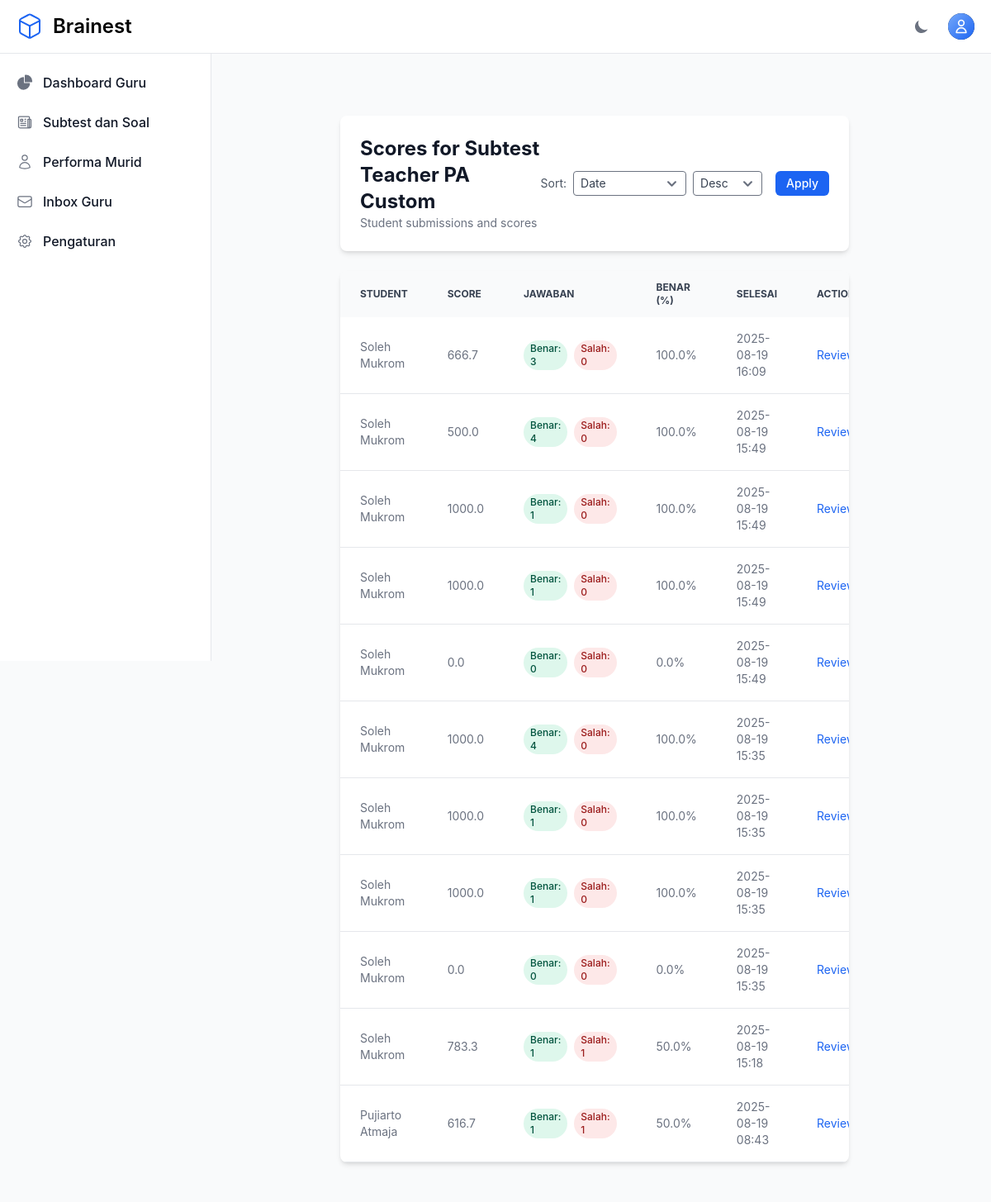
Before: /teacher/categories/41/scores/ (signed in) with the older database file.
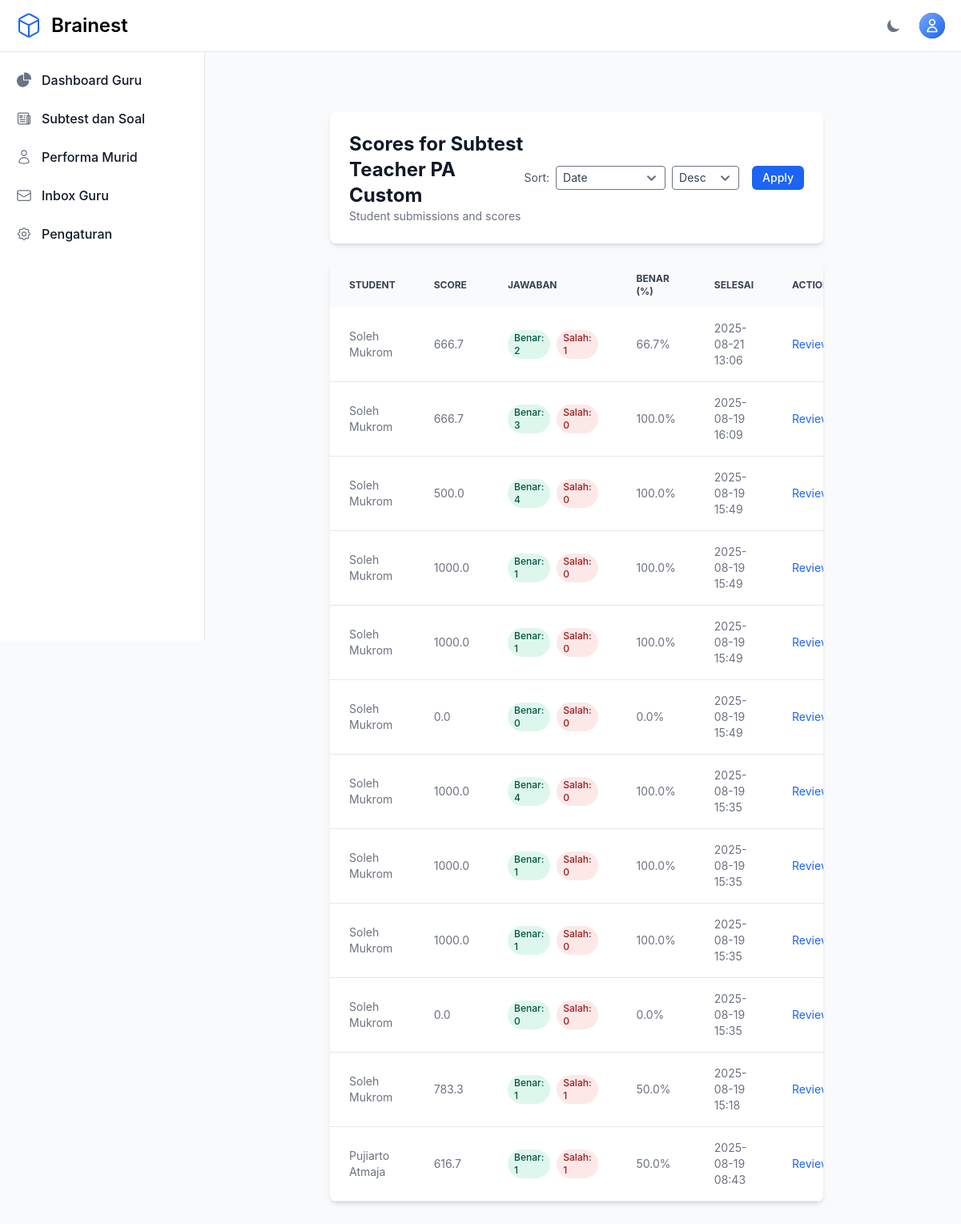
After: the same page with the newer database file.
### otosapp/models.py (models this page shows, shortened)
class Category(models.Model):
    SCORING_METHODS = [
        ('default', 'Default (100/jumlah soal)'),
        ('custom', 'Custom (nilai per soal)'),
        ('utbk', 'UTBK (difficulty-based)'),
    ]
    category_name = models.CharField(max_length=200)
    time_limit = models.IntegerField(default=60, help_text="Time limit in minutes (default: 60 minutes)")
    scoring_method = models.CharField(max_length=10, choices=SCORING_METHODS, default='default')
    passing_score = models.FloatField(default=75.0, help_text="Minimum score required to pass (0-100)")
    created_by = models.ForeignKey(
        User,
        on_delete=models.SET_NULL,
        null=True,
        blank=True,
        related_name='categories_created',
        help_text='Teacher who created this category'
    )
    teachers = models.ManyToManyField(
        User,
        related_name='teaching_categories',
        blank=True,
        help_text='Additional teachers assigned to this category'
    )

class Test(models.Model):
    student = models.ForeignKey(
        User, on_delete=models.CASCADE,
        limit_choices_to={'userprofile__role__role_name': 'Student'},
        related_name="tests"
    )
    score = models.FloatField(default=0, verbose_name="Score")
    date_taken = models.DateTimeField(auto_now_add=True, verbose_name="Date Taken")
    start_time = models.DateTimeField(null=True, blank=True, verbose_name="Test Start Time")
    end_time = models.DateTimeField(null=True, blank=True, verbose_name="Test End Time")
    time_limit = models.IntegerField(default=60, verbose_name="Time Limit (minutes)")
    is_submitted = models.BooleanField(default=False, verbose_name="Is Submitted")
    categories = models.ManyToManyField(Category, related_name="tests", blank=True)
    tryout_package = models.ForeignKey(
        TryoutPackage,
        on_delete=models.CASCADE,
        null=True,
        blank=True,
        help_text="Paket tryout yang digunakan (jika ada)"
    )
    current_question = models.IntegerField(default=1, verbose_name="Current Question Index")

class User(AbstractUser):
    email = models.EmailField(unique=True)
    phone_number = models.CharField(max_length=20, null=True, blank=True, verbose_name='Phone Number')
    USERNAME_FIELD = 'email'
    REQUIRED_FIELDS = ['username']
    role = models.ForeignKey('Role', on_delete=models.SET_NULL, null=True)
    profile_picture = models.ImageField(upload_to='profile_pictures/', null=True, blank=True)
    groups = models.ManyToManyField(
        Group,
        related_name="custom_user_set",  # Add a custom related name here
        blank=True,
        help_text="The groups this user belongs to.",
        verbose_name="groups"
    )
    user_permissions = models.ManyToManyField(
        Permission,
        related_name="custom_user_permissions",  # Add a custom related name here
        blank=True,
        help_text="Specific permissions for this user.",
        verbose_name="user permissions"
    )
    def is_admin(self):
        return self.role and self.role.role_name == 'Admin'

### otosapp/views.py (the view, shortened to what this page needs)
# urls.py: path('teacher/categories/<int:category_id>/scores/', views.teacher_view_student_scores, name='teacher_view_student_scores'),
@login_required
@admin_or_teacher_required
def teacher_view_student_scores(request, category_id):
    category = get_object_or_404(Category, id=category_id)
    if not (request.user.is_admin() or category.created_by == request.user):
        raise PermissionDenied
    tests_qs = Test.objects.filter(
        categories=category,
        is_submitted=True
    ).select_related('student').distinct()
    tests_qs = tests_qs.annotate(
        correct_count_ann=Count(
            'answers',
            filter=Q(answers__question__category=category) & (
                Q(answers__selected_choice__is_correct=True) |
                Q(answers__question__question_type='essay', answers__text_answer__isnull=False)
            ),
            distinct=True
        ),
        wrong_count_ann=Count(
            'answers',
            filter=Q(answers__question__category=category) & (
                Q(answers__selected_choice__is_correct=False) |
                Q(answers__question__question_type='essay', answers__text_answer__isnull=True)
            ),
            distinct=True
        ),
    )
    sort = request.GET.get('sort', 'date')
    order = request.GET.get('order', 'desc')
    if sort == 'score':
        sort_field = 'score'
    elif sort == 'correct':
        sort_field = 'correct_count_ann'
    else:
        sort_field = 'date_taken'
    if order == 'asc':
        tests_qs = tests_qs.order_by(sort_field)
    else:
        tests_qs = tests_qs.order_by('-' + sort_field)
    paginator = Paginator(tests_qs, 15)
    page = request.GET.get('page')
    try:
        tests_page = paginator.page(page)
    except PageNotAnInteger:
        tests_page = paginator.page(1)
    except EmptyPage:
        tests_page = paginator.page(paginator.num_pages)
    for test in tests_page:
        test.correct_count = getattr(test, 'correct_count_ann', None)
        test.wrong_count = getattr(test, 'wrong_count_ann', None)
        total_answered = (test.correct_count or 0) + (test.wrong_count or 0)
        if total_answered > 0:
            try:
                test.percent_correct = round((test.correct_count / total_answered) * 100, 1)
            except Exception:
                test.percent_correct = 0.0
        else:
            test.percent_correct = 0.0
    return render(request, 'teacher/student_scores.html', {'tests': tests_page, 'category': category})

### otosapp/context_processors.py (called while the page is built)
def sidebar_context(request):
    context = {}
    if request.user.is_authenticated and (request.user.is_superuser or request.user.is_admin()):
        pending_payments_count = PaymentProof.objects.filter(status='pending').count()
        context['pending_payments_count'] = pending_payments_count
    return context

### otosapp/templates/teacher/student_scores.html (shortened to what this page needs)
{% extends 'base.html' %}
{% block content %}
<section class="bg-gray-50 dark:bg-gray-900 p-3 sm:p-5 antialiased">
  <div class="mx-auto max-w-screen-xl px-4 lg:px-12">
    <div class="bg-white dark:bg-gray-800 relative shadow-md sm:rounded-lg overflow-hidden mb-6">
      <div class="p-6 flex items-center justify-between">
        <div>
          <h1 class="text-2xl font-bold text-gray-900 dark:text-white">Scores for {{ category.category_name }}</h1>
          <p class="text-sm text-gray-500 dark:text-gray-400">Student submissions and scores</p>
        </div>
        <form method="get" class="flex items-center gap-2">
          <label class="text-sm text-gray-600 dark:text-gray-300">Sort:</label>
          <select name="sort" class="rounded px-2 py-1 text-sm bg-white dark:bg-gray-700 text-gray-700 dark:text-gray-200">
            <option value="date" {% if request.GET.sort == 'date' or not request.GET.sort %}selected{% endif %}>Date</option>
          </select>
          <select name="order" class="rounded px-2 py-1 text-sm bg-white dark:bg-gray-700 text-gray-700 dark:text-gray-200">
            <option value="desc" {% if request.GET.order == 'desc' or not request.GET.order %}selected{% endif %}>Desc</option>
          </select>
          <button type="submit" class="ml-2 inline-flex items-center px-3 py-1.5 border border-transparent text-sm leading-4 font-medium rounded-md text-white bg-blue-600 hover:bg-blue-700">Apply</button>
        </form>
      </div>
    </div>
    <div class="bg-white dark:bg-gray-800 relative shadow-md sm:rounded-lg overflow-hidden">
      <div class="overflow-x-auto">
        <table class="w-full text-sm text-left text-gray-500 dark:text-gray-400">
          <thead class="text-xs text-gray-700 uppercase bg-gray-50 dark:bg-gray-700 dark:text-gray-400">
            <tr>
              <th class="px-6 py-3">Student</th>
              <th class="px-6 py-3">Score</th>
              <th class="px-6 py-3">Jawaban</th>
              <th class="px-6 py-3">Benar (%)</th>
              <th class="px-6 py-3">Selesai</th>
              <th class="px-6 py-3">Actions</th>
            </tr>
          </thead>
          <tbody>
            {% for test in tests %}
            <tr class="border-b dark:border-gray-700 hover:bg-gray-50 dark:hover:bg-gray-700 transition-colors">
              <td class="px-6 py-4">
                {% if test.student.get_full_name %}
                  {{ test.student.get_full_name }}
                {% elif test.student.email %}
                  {{ test.student.email }}
                {% elif test.student.phone_number %}
                  {{ test.student.phone_number }}
                {% else %}
                  -
                {% endif %}
              </td>
              <td class="px-6 py-4">{{ test.score|floatformat:1 }}</td>
              <td class="px-6 py-4">
                <div class="flex gap-2 items-center">
                  <span class="inline-flex items-center px-2 py-0.5 rounded-full text-xs font-medium bg-green-100 text-green-800 dark:bg-green-800 dark:text-green-100">Benar: {{ test.correct_count }}</span>
                  <span class="inline-flex items-center px-2 py-0.5 rounded-full text-xs font-medium bg-red-100 text-red-800 dark:bg-red-800 dark:text-red-100">Salah: {{ test.wrong_count }}</span>
                </div>
              </td>
                <td class="px-6 py-4">{{ test.percent_correct }}%</td>
                <td class="px-6 py-4">{{ test.date_taken|date:"Y-m-d H:i" }}</td>
              <td class="px-6 py-4">
                <a href="{% url 'teacher_test_review' category.id test.id %}" class="text-sm text-blue-600 hover:underline">Review</a>
              </td>
            </tr>
            {% endfor %}
          </tbody>
        </table>
      </div>
    </div>
  </div>
</section>
{% endblock %}

### otosapp/templates/base.html (shortened to what this page needs)
{% load static %}
<!DOCTYPE html>
<html lang="en">
<head>
    <link rel="stylesheet" href="{% static 'src/output.css' %}">>
</head>
<body class="min-h-screen bg-gray-50 dark:bg-gray-900">
    <nav class="fixed top-0 z-50 w-full bg-white border-b border-gray-200 dark:bg-gray-800 dark:border-gray-700">
        <div class="px-3 py-3 lg:px-5 lg:pl-3">
          <div class="flex items-center justify-between">
            <div class="flex items-center justify-start rtl:justify-end">
              <a href="{% url 'home' %}" class="flex ms-2 md:me-24 items-center">
                <span class="self-center text-xl font-semibold sm:text-2xl whitespace-nowrap dark:text-white">Brainest</span>
              </a>
            </div>
            <div class="flex items-center">
               <button id="theme-toggle" type="button" class="text-gray-500 dark:text-gray-400 hover:bg-gray-100 dark:hover:bg-gray-700 focus:outline-none focus:ring-4 focus:ring-gray-200 dark:focus:ring-gray-700 rounded-lg text-sm p-2.5">
                  <svg id="theme-toggle-dark-icon" class="hidden w-5 h-5" fill="currentColor" viewBox="0 0 20 20" xmlns="http://www.w3.org/2000/svg"><path d="M17.293 13.293A8 8 0 016.707 2.707a8.001 8.001 0 1010.586 10.586z"></path></svg>
              </button>
               {% if user.is_authenticated %}
                <div class="flex items-center ms-3">
                  <div class="relative">
                    <button type="button" class="flex text-sm bg-gray-800 rounded-full focus:ring-4 focus:ring-gray-300 dark:focus:ring-gray-600" aria-expanded="false" data-dropdown-toggle="dropdown-user">
                      {% if user.profile_picture %}
                        <img class="w-8 h-8 rounded-full object-cover" src="{{ user.profile_picture.url }}" alt="user photo">
                      {% else %}
                        <div class="w-8 h-8 rounded-full bg-gradient-to-br from-blue-400 to-blue-600 flex items-center justify-center">
                          <svg class="w-5 h-5 text-white" fill="none" stroke="currentColor" stroke-width="2" viewBox="0 0 24 24">
                            <path stroke-linecap="round" stroke-linejoin="round" d="M16 7a4 4 0 11-8 0 4 4 0 018 0zM12 14a7 7 0 00-7 7h14a7 7 0 00-7-7z"></path>
                          </svg>
                        </div>
                      {% endif %}
                    </button>
                  </div>
                </div>
                {% endif %}
              </div>
          </div>
        </div>
      </nav>
    {% if user.is_authenticated and request.path != '/otosapp/login/' and request.path != '/otosapp/register/' %}
    {% include 'sidebar.html' %}
    {% endif %}
    <div class="flex pt-16" >
        <main class="{% if user.is_authenticated and request.path != '/otosapp/login/' and request.path != '/otosapp/register/' %}sm:pl-64{% endif %} flex-grow container mx-auto px-4 py-8">
            {% block content %}{% endblock %}
        </main>
    </div>
</body>
</html>

### otosapp/templates/sidebar.html (shortened to what this page needs)
{% load static %}
<aside id="logo-sidebar" class="fixed top-0 left-0 z-40 w-64 h-screen pt-20 transition-transform -translate-x-full bg-white border-r border-gray-200 sm:translate-x-0 dark:bg-gray-800 dark:border-gray-700" aria-label="Sidebar">
    <div class="h-full px-3 pb-4 overflow-y-auto bg-white dark:bg-gray-800">
       <ul class="space-y-2 font-medium">
         {% if user.role.role_name == 'Teacher' %}
         <li>
             <a href="{% url 'home' %}" class="flex items-center p-2 text-gray-900 rounded-lg dark:text-white hover:bg-gray-100 dark:hover:bg-gray-700 group">
                <span class="ms-3">Dashboard Guru</span>
             </a>
          </li>
          <li>
             <a href="{% url 'teacher_category_list' %}" class="flex items-center p-2 text-gray-900 rounded-lg dark:text-white hover:bg-gray-100 dark:hover:bg-gray-700 group">
               <span class="flex-1 ms-3 whitespace-nowrap">Subtest dan Soal</span>
             </a>
          </li>
         <li>
            <a href="{% url 'teacher_student_list' %}" class="flex items-center p-2 text-gray-900 rounded-lg dark:text-white hover:bg-gray-100 dark:hover:bg-gray-700 group">
               <span class="flex-1 ms-3 whitespace-nowrap">Performa Murid</span>
            </a>
         </li>
          <li>
            <a href="{% url 'message_inbox' %}" class="flex items-center p-2 text-gray-900 rounded-lg dark:text-white hover:bg-gray-100 dark:hover:bg-gray-700 group">
               <span class="flex-1 ms-3 whitespace-nowrap">Inbox Guru</span>
            </a>
         </li>
         <li>
            <a href="{% url 'settings' %}" class="flex items-center p-2 text-gray-900 rounded-lg dark:text-white hover:bg-gray-100 dark:hover:bg-gray-700 group">
               <span class="flex-1 ms-3 whitespace-nowrap">Pengaturan</span>
            </a>
         </li>
         {% endif %}
       </ul>
    </div>
 </aside>

Changed rows visible on the page:
added Test: student.get_full_name "Soleh Mukrom", score "666.7", correct_count "2", wrong_count "1", percent_correct "66.7", date_taken "2025-08-21 13:06"
